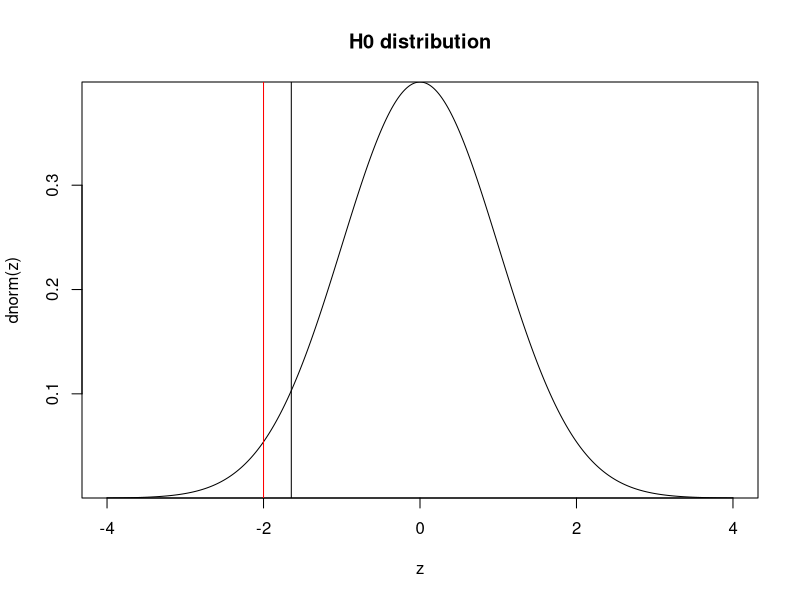
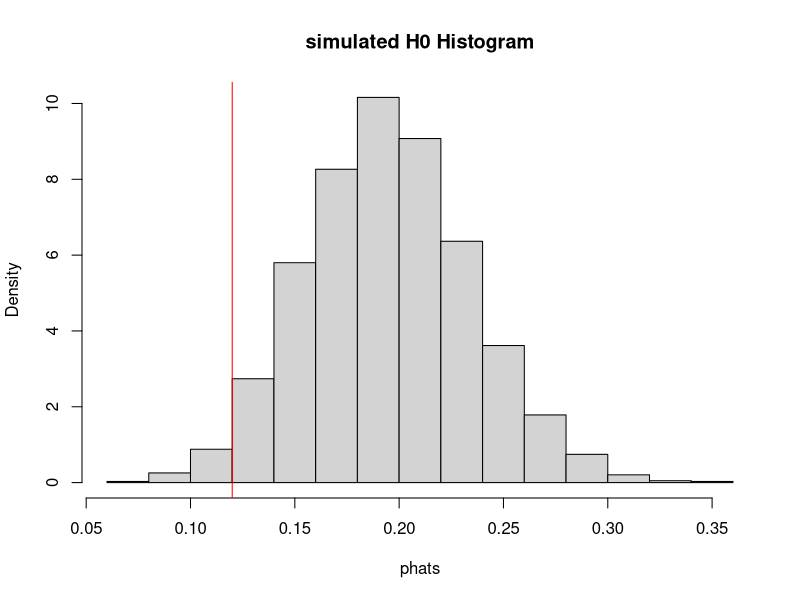
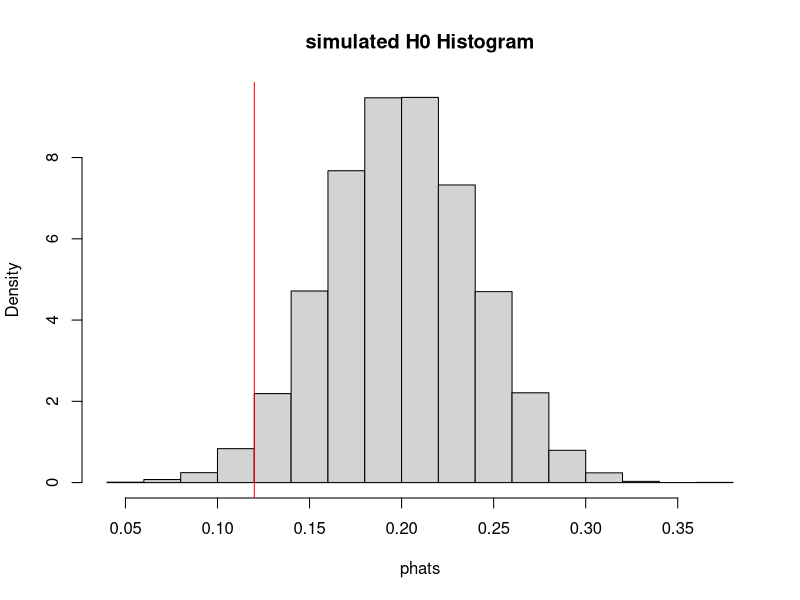

These figures' R source, in order:
# H0: p >= 0.2
# Ha: p < 0.2

# null Hypothesis
p0 = 0.2

# Sampling information:
n = 100 
phat = 0.12 # Review of 100 emails showed 12% spam.
# Less than 20% spams passed through which is a good news.
# Is this just happened by chance?

# The null distribution of phat can be approximated by normal dist if  
n*p0 > 10
n*(1-0) > 10

# The null distribution of phat has following parametrs:
muPhat = p0
sigmaPhat = sqrt(p0*(1-p0)/n) # which we call it SE of phat

# find test Statistic (Z score which is always equal to (x-mu)/sigma)
Zstat = (phat-p0)/sqrt(p0*(1-p0)/n)
Zstat

# Is Zstat falls in the the critical region? Since it's one-sided test:
alpha = 0.05
Zstat < -qnorm(1-alpha)

# What happened graphically:
z = seq(-4, 4, 0.01) # making sequnce of numbers between -4 and 4
plot(z, dnorm(z), main = "H0 distribution", type = "l", yaxs="i")
abline(v = -qnorm(1-alpha)) # Critical value
abline(v = Zstat , col = "red") # Zstat

# finding p-value
# pvalue = P(z < zstat)
pnorm(Zstat)


# How to understand this by simulation:
# Simulate the null distribution:
nsim = 10000
ntot = n*nsim
rv = sample(0:1, ntot, p = c(0.8, 0.2), replace = T)
rvm = matrix(rv, nrow = nsim)
phats = rowMeans(rvm)
hist(phats, freq=F, main ="simulated H0 Histogram")
abline(v = phat, col = "red")
mean(phats < phat)

phats = rnorm(nsim, muPhat, sigmaPhat)
hist(phats, freq=F, main ="simulated H0 Histogram")
abline(v = phat, col = "red")
mean(phats < phat)












